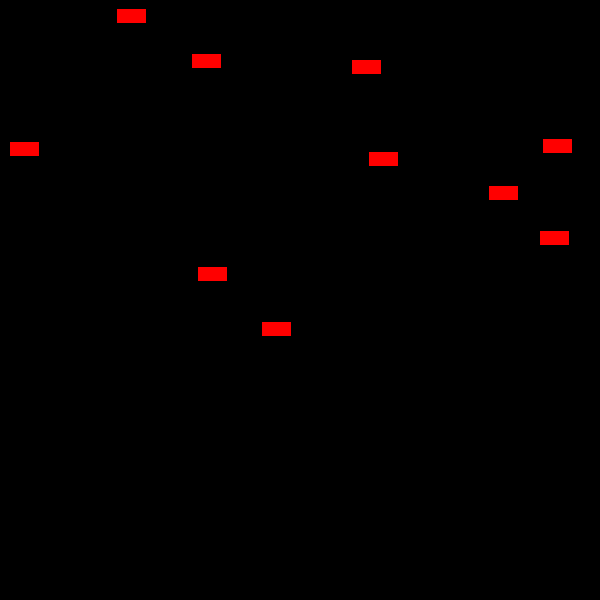
Frame 1 (no input)
Frame 60 (the mouse pressed at the canvas centre just before this capture): identical to frame 1, image omitted
Frame 120 (the mouse held since frame 60 and released just before this capture): identical to frame 1, image omitted

The Processing sketch that drew this single still picture (run headless with seeded random() and noise(); from frame 60 on, the mouse is pressed at the canvas centre):

// Processing sketch: Colisiones_cuadrados
// ── Colisiones_cuadrados.pde
// AABB (Axis Aligned Bounding Boxes) Collision's detector
// Walls are static and red (besides rectangular)
// The P.C. moves with the mouse and it is green

// Variables
PVector[] walls; // The walls to collide with
int amount_walls; // The amount of walls to be created
int wall_width, wall_height; // Size of the walls
// Setup
void setup(){
  // Window
  size(600,600);
  // Initialize everything
  amount_walls = 10;
  walls = new PVector[amount_walls];
  wall_width = 30;
  wall_height = 15;
  // Initialize wall's positions in screen
  for(int counter=0;counter<amount_walls;counter++){
    walls[counter] = new PVector(0,0);
    walls[counter].x = (int)random(wall_width/2.0,width-wall_width/2.0);
    walls[counter].y = (int)random(wall_height/2.0,height-wall_height/2.0);
  }
}

// Draw
void draw(){
  // Background
  background(0);
  // Draw the walls
  fill(255,0,0);
  rectMode(CENTER);
  for(int counter=0;counter<amount_walls;counter++){
    rect(walls[counter].x, walls[counter].y, wall_width, wall_height);
  }
}

// Events and functions
void mouseMoved(){
  // Draw the P.C.
  fill(0,255,0);
  rect(mouseX, mouseY, wall_width, wall_height);
  // Collision detection happens here for efficiency
  // We calculate when we move the mouse only
  // Collision detection code (Min Max Test)
  // 1- Find the coords of the 2 rectangles (xmin, xmax,ymin,ymax)
  // 2- Compare them
  // 3- Decide!
  // We start with the P.C.
  PVector min_pc = new PVector(mouseX-wall_width/2.0,mouseY+wall_height/2.0);
  PVector max_pc = new PVector(mouseX+wall_width/2.0,mouseY-wall_height/2.0);
  // We continue with the walls (we loop through them)
  PVector min_wall = new PVector(0,0);
  PVector max_wall = new PVector(0,0);
  boolean collided;
  for(int counter=0;counter<amount_walls;counter++){
    min_wall.x = walls[counter].x - wall_width/2.0;
    min_wall.y = walls[counter].y + wall_height/2.0;
    max_wall.x = walls[counter].x + wall_width/2.0;
    max_wall.y = walls[counter].y - wall_height/2.0;
    // We perform the Min Max Test
    if ((max_pc.x<min_wall.x)||(max_pc.y>min_wall.y)||
    (max_wall.x<min_pc.x)||(max_wall.y>min_pc.y)) collided = false;
    else collided = true;
    fill(255,255,255);
    if (collided){
      text("YES :)", walls[counter].x, walls[counter].y);
    }
    else{
      text("NO :(", walls[counter].x, walls[counter].y);
    }
  }
}
